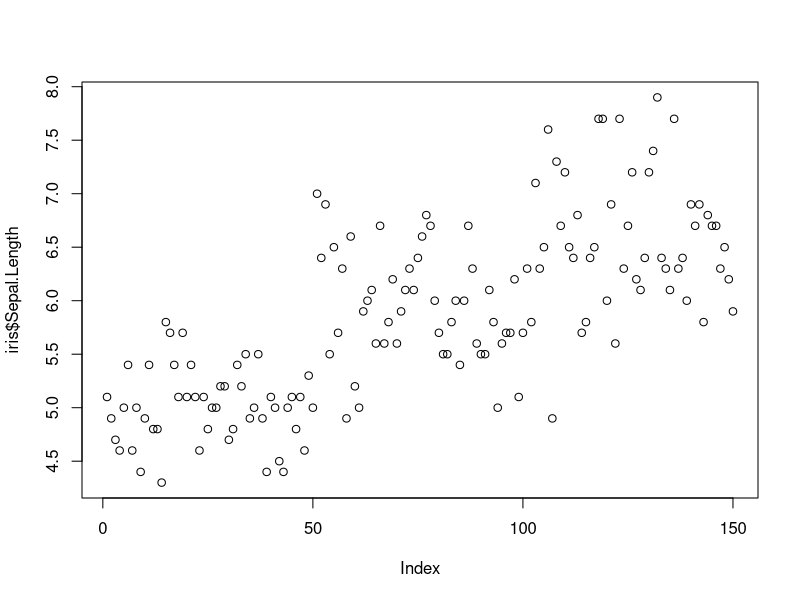
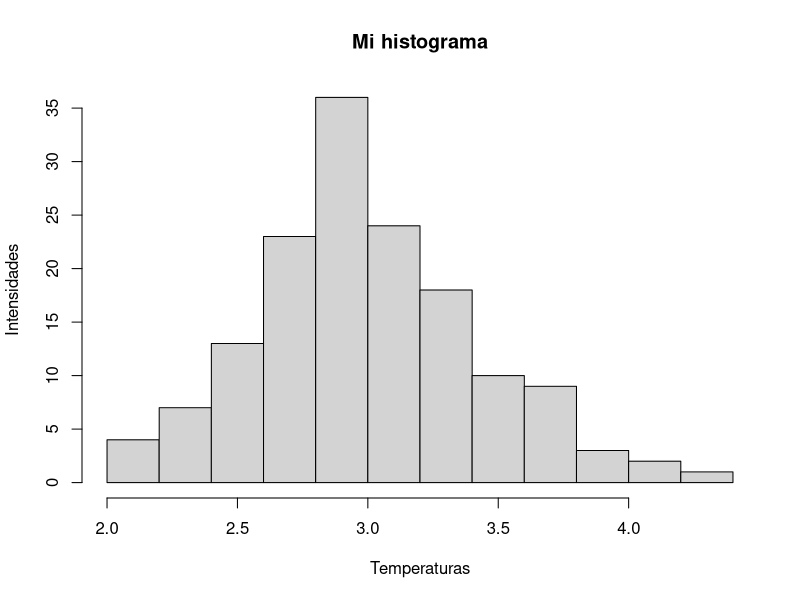
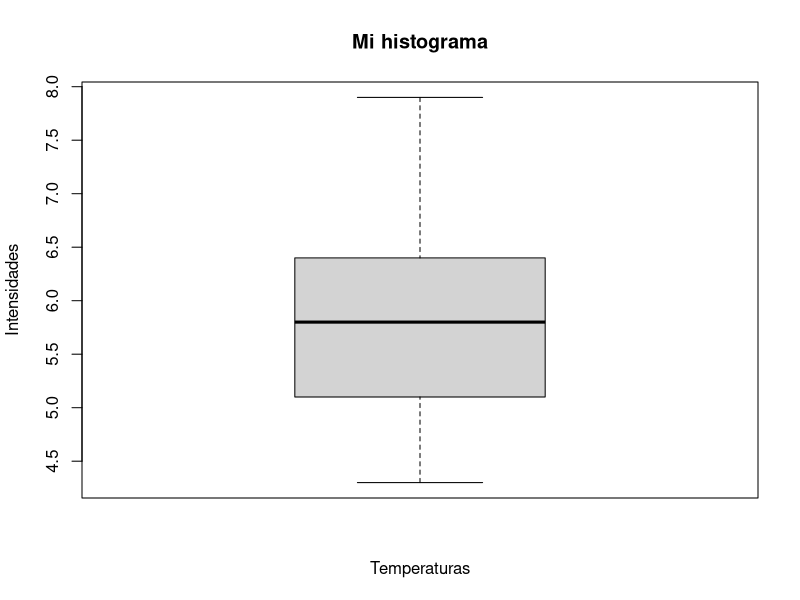

R code for these plots, in order:
summary(iris)
mean(iris$Sepal.Length)
mean(iris$Sepal.Width)
mean(iris$Petal.Width)
sd(iris$Sepal.Length)
sd(iris$Sepal.Width)
plot(iris$Sepal.Length)
hist(iris$Sepal.Width, main="Mi histograma", xlab="Temperaturas",
     ylab="Intensidades")
boxplot(iris$Sepal.Length, main="Mi histograma", xlab="Temperaturas"
        ,ylab="Intensidades")